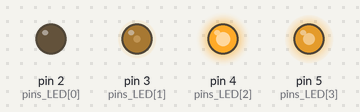
Simulated run of this sketch. Board: Arduino Uno, built with avr-gcc and run on an emulated ATmega328P. On the bench: output pins drawn as LEDs (lit = HIGH).

Above: at 0.05 s.
At 0.75 s:
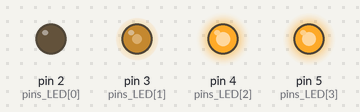
At 0.9 s:
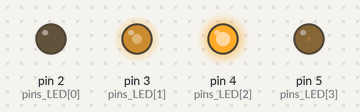
At 1.5 s:
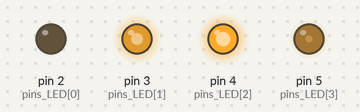
At 2.25 s:
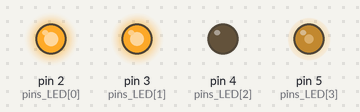
At 3.05 s:
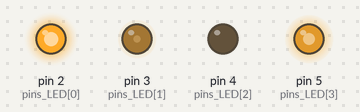
Timing chart, 0 to 7.1 s (numbered marks = the images above):
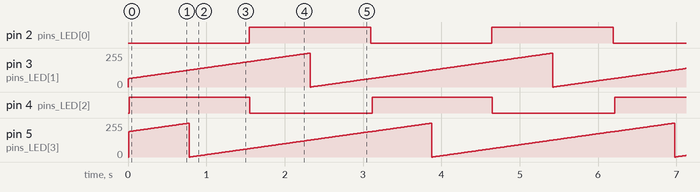

Measured:
- by itself, pin 2 (pins_LED[0]): alternates HIGH for 1.5 s and LOW for 1.5 s
- by itself, pin 3 (pins_LED[1]), pin 5 (pins_LED[3]): ramps from 0/255 to 254/255 and jumps back, once every 3.1 s
- by itself, pin 4 (pins_LED[2]): alternates HIGH for 1.5 s and LOW for 1.6 s

The sketch:

5.ino
```cpp
int pins_LED[]={2,3,4,5};

void setup() {

  Serial.begin(9600);

  for (int i=0; i<4 ; i++) {

    pinMode(pins_LED[i], OUTPUT);

  }

}


void loop() {

  for (int i=0; i<=255; i++){

    analogWrite(2,i);

    delay(3);

      analogWrite(3,(i+63)%255);

    delay(3);

      analogWrite(4,(i+127)%255);

    delay(3);

       analogWrite(5,(i+191)%255);

    delay(3);

    }


}
```
